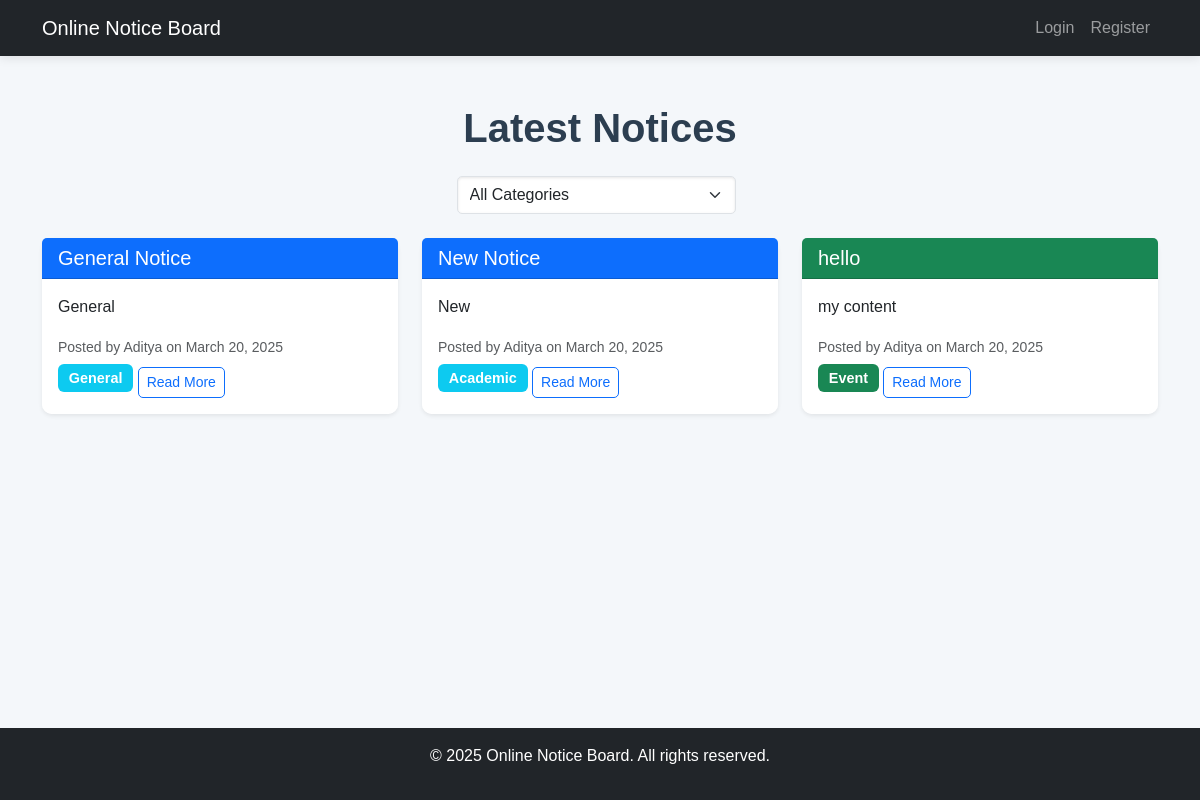
The page / on the database its author committed.
### Home/models.py (models this page shows, shortened)
class Notice(models.Model):
    CATEGORY_CHOICES = [
        ('General', 'General'),
        ('Event', 'Event'),
        ('Urgent', 'Urgent'),
        ('Academic', 'Academic'),
    ]
    title = models.CharField(max_length=200)
    content = models.TextField()
    category = models.CharField(max_length=20, choices=CATEGORY_CHOICES, default='General')
    date_posted = models.DateTimeField(auto_now_add=True)
    author = models.ForeignKey(User, on_delete=models.CASCADE, null=True)
    class Meta:
        ordering = ['-date_posted']

### Home/views.py (the view)
# urls.py: path('', views.home, name='home'),
def home(request):
    category = request.GET.get('category', None)
    notices = Notice.objects.all()
    if category:
        notices = notices.filter(category=category)
    categories = [choice[0] for choice in Notice.CATEGORY_CHOICES]
    context = {'notices': notices, 'categories': categories, 'selected_category': category}
    return render(request, 'home.html', context)

### templates/home.html (shortened to what this page needs)
{% extends 'base.html' %}
{% block content %}
    <h1 class="text-center mb-4">Latest Notices</h1>
    <div class="mb-4">
        <form method="GET" class="d-flex justify-content-center">
            <select name="category" class="form-select w-25 me-2" onchange="this.form.submit()">
                <option value="">All Categories</option>
            </select>
        </form>
    </div>
    <div class="row">
        {% for notice in notices %}
            <div class="col-md-6 col-lg-4 mb-4">
                <div class="card h-100 shadow-sm">
                    <div class="card-header {% if notice.category == 'Urgent' %}bg-danger text-white{% elif notice.category == 'Event' %}bg-success text-white{% else %}bg-primary text-white{% endif %}">
                        <h5 class="card-title mb-0">{{ notice.title }}</h5>
                    </div>
                    <div class="card-body">
                        <p class="card-text">{{ notice.content|truncatewords:20 }}</p>
                        <small class="text-muted">Posted by {{ notice.author }} on {{ notice.date_posted|date:"F d, Y" }}</small><br>
                        <span class="badge {% if notice.category == 'Urgent' %}bg-danger{% elif notice.category == 'Event' %}bg-success{% else %}bg-info{% endif %}">{{ notice.category }}</span>
                        <a href="{% url 'notice_detail' notice.pk %}" class="btn btn-sm btn-outline-primary mt-2">Read More</a>
                    </div>
                </div>
            </div>
        {% empty %}
            <div class="col-12 text-center">
                <p class="text-muted">No notices available in this category.</p>
            </div>
        {% endfor %}
    </div>
{% endblock %}

### templates/base.html (shortened to what this page needs)
<!DOCTYPE html>
<html lang="en">
<head>
    <link href="https://cdn.jsdelivr.net/npm/bootstrap@5.3.0/dist/css/bootstrap.min.css" rel="stylesheet">
    <link rel="stylesheet" href="/static/css/style.css">
</head>
<body>
    <nav class="navbar navbar-expand-lg navbar-dark bg-dark">
        <div class="container">
            <a class="navbar-brand" href="{% url 'home' %}">Online Notice Board</a>
            <div class="collapse navbar-collapse" id="navbarNav">
                <ul class="navbar-nav ms-auto">
                    {% if user.is_authenticated %}
                        <li class="nav-item">
                            <a class="nav-link" href="{% url 'submit_notice' %}">Submit Notice</a>
                        </li>
                        <li class="nav-item">
                            <a class="nav-link" href="{% url 'logout' %}">Logout ({{ user.username }})</a>
                        </li>
                    {% else %}
                        <li class="nav-item">
                            <a class="nav-link" href="{% url 'login' %}">Login</a>
                        </li>
                        <li class="nav-item">
                            <a class="nav-link" href="{% url 'register' %}">Register</a>
                        </li>
                    {% endif %}
                </ul>
            </div>
        </div>
    </nav>
    <div class="container my-5">
        {% block content %}{% endblock %}
    </div>
    <footer class="bg-dark text-white text-center py-3">
        <p>© 2025 Online Notice Board. All rights reserved.</p>
    </footer>
</body>
</html>

### static/css/style.css (style rules this page uses)
body { font-family: 'Arial', sans-serif; background-color: #f4f7fa; color: #333; }
.navbar { box-shadow: 0 2px 10px rgba(0, 0, 0, 0.1); }
h1 { font-weight: 700; color: #2c3e50; }
.card { border: none; border-radius: 10px; transition: transform 0.3s ease, box-shadow 0.3s ease; }
.card-header { border-radius: 10px 10px 0 0; font-weight: 600; }
.card-body { background-color: #fff; border-radius: 0 0 10px 10px; }
.badge { font-size: 0.9rem; padding: 0.5em 0.75em; }
.btn { border-radius: 5px; }
.form-control, .form-select { border-radius: 5px; box-shadow: inset 0 1px 3px rgba(0, 0, 0, 0.1); }
footer { position: fixed; bottom: 0; width: 100%; }

### rows shown on the page
Notice: title "General Notice", content "General", author "Aditya", date_posted "March 20, 2025", category "General"
Notice: title "New Notice", content "New", author "Aditya", date_posted "March 20, 2025", category "Academic"
Notice: title "hello", content "my content", author "Aditya", date_posted "March 20, 2025", category "Event"
